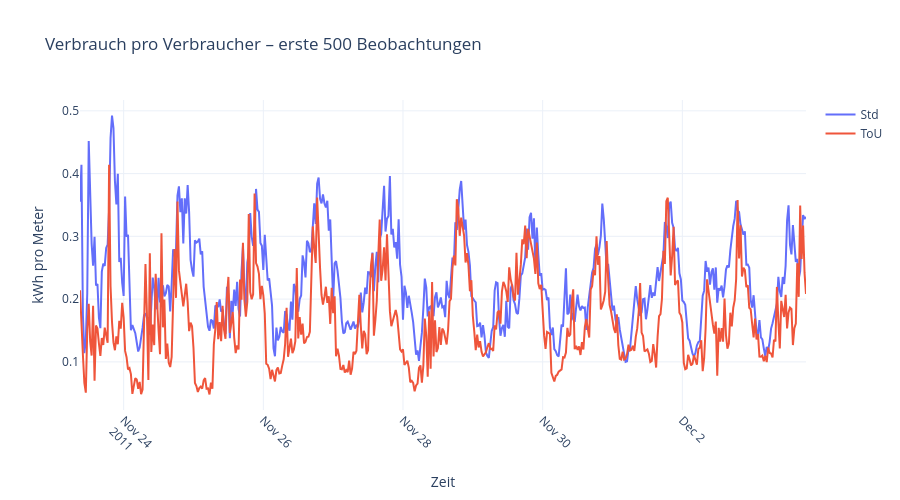

Here is the notebook cell this chart was saved with:
### Code cell
# Zeitverlauf der ersten 500 Beobachtungen
fig = go.Figure()

# Std
fig.add_trace(go.Scatter(
    x=std.index[:500],
    y=std["kwh_pro_meter"].iloc[:500],
    mode="lines",
    name="Std"
))

# ToU
fig.add_trace(go.Scatter(
    x=tou.index[:500],
    y=tou["kwh_pro_meter"].iloc[:500],
    mode="lines",
    name="ToU"
))

fig.update_layout(
    title="Verbrauch pro Verbraucher – erste 500 Beobachtungen",
    xaxis_title="Zeit",
    yaxis_title="kWh pro Meter",
    template="plotly_white",
    height=500
)

fig.update_xaxes(tickangle=45)

fig.show()

### Figure 1 — Plotly figure (JSON) as saved in the notebook; plotly's stock layout.template omitted (floating-point values rounded to 4 significant figures; data arrays with more than 128 entries replaced by an {"elided": "..."} marker saying what was removed)
{"data": [{"mode": "lines", "name": "Std", "type": "scatter", "x": {"elided": "500 str values"}, "y": {"elided": "500 float values"}}, {"mode": "lines", "name": "ToU", "type": "scatter", "x": {"elided": "500 str values"}, "y": {"elided": "500 float values"}}], "layout": {"height": 500, "title": {"text": "Verbrauch pro Verbraucher – erste 500 Beobachtungen"}, "xaxis": {"tickangle": 45, "title": {"text": "Zeit"}}, "yaxis": {"title": {"text": "kWh pro Meter"}}}}
